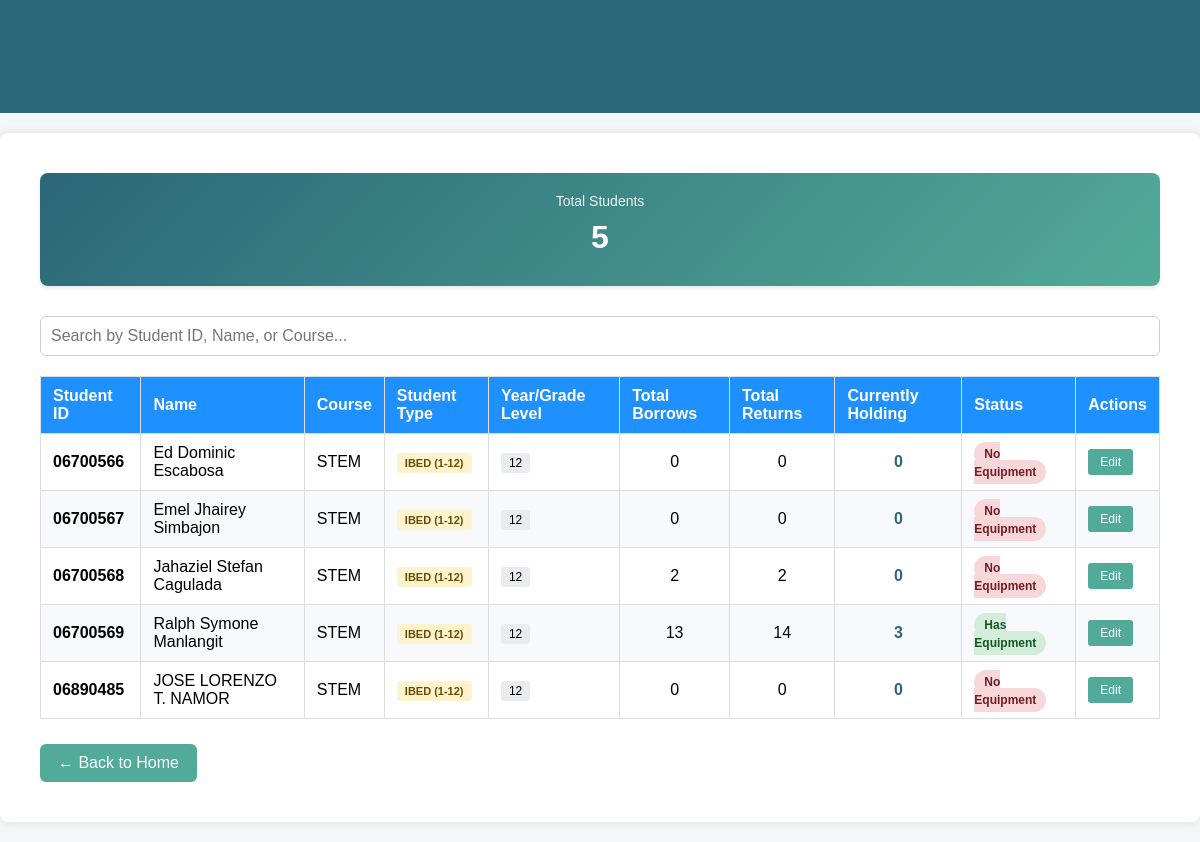
The app's page /registered_students with its own data.
### tables this page shows
CREATE TABLE students (
            student_id TEXT PRIMARY KEY,
            name TEXT NOT NULL,
            course TEXT,
            year_level INTEGER, student_type TEXT DEFAULT 'college');

### CV-app/app.py (the view)
@app.route('/registered_students')
def registered_students():
    conn = sqlite3.connect("database.db")
    c = conn.cursor()
    c.execute("""
        SELECT
            s.student_id,
            s.name,
            s.course,
            s.year_level,
            s.student_type,
            COUNT(CASE WHEN el.action='borrow' THEN 1 END) as total_borrows,
            COUNT(CASE WHEN el.action='return' THEN 1 END) as total_returns,
            COALESCE(SUM(CASE WHEN el.action='borrow' THEN el.quantity ELSE -el.quantity END), 0) as currently_holding
        FROM students s
        LEFT JOIN equipment_log el ON s.student_id = el.student_id
        GROUP BY s.student_id, s.name, s.course, s.year_level, s.student_type
        ORDER BY s.student_id ASC
    """)
    students = c.fetchall()
    c.execute("SELECT COUNT(*) FROM students")
    total_students = c.fetchone()[0]
    conn.close()
    return render_template('registered_students.html',
                         students=students,
                         total_students=total_students)

### CV-app/templates/registered_students.html (shortened to what this page needs)
<!DOCTYPE html>
<html lang="en">
<head>
    <link rel="stylesheet" href="{{ url_for('static', filename='style.css') }}">
</head>
<body>
    <header>
        <h1>Registered Students</h1>
    </header>
    <div class="container">
        <div class="stats-container">
            <div class="stat-box">
                <div class="stat-label">Total Students</div>
                <div class="stat-number">{{ total_students }}</div>
            </div>
        </div>
        <div class="search-container">
            <input type="text" class="search-input" id="searchInput" placeholder="Search by Student ID, Name, or Course...">
        </div>
        {% if students %}
            <table id="studentsTable">
                <thead>
                    <tr>
                        <th>Student ID</th>
                        <th>Name</th>
                        <th>Course</th>
                        <th>Student Type</th>
                        <th>Year/Grade Level</th>
                        <th>Total Borrows</th>
                        <th>Total Returns</th>
                        <th>Currently Holding</th>
                        <th>Status</th>
                        <th>Actions</th>
                    </tr>
                </thead>
                <tbody>
                    {% for student in students %}
                        <tr>
                            <td><strong>{{ student[0] }}</strong></td>
                            <td>{{ student[1] }}</td>
                            <td>{{ student[2] or 'N/A' }}</td>
                            <td>
                                {% if student[4] == 'ibed' %}
                                    <span class="type-badge type-ibed">IBED (1-12)</span>
                                {% else %}
                                    <span class="type-badge type-college">College</span>
                                {% endif %}
                            </td>
                            <td>
                                {% if student[3] %}
                                    <span class="year-badge">{{ student[3] }}</span>
                                {% else %}
                                    <span class="year-badge">N/A</span>
                                {% endif %}
                            </td>
                            <td style="text-align: center;">{{ student[5] or 0 }}</td>
                            <td style="text-align: center;">{{ student[6] or 0 }}</td>
                            <td style="text-align: center; font-weight: bold; color: #2b6777;">{{ student[7] or 0 }}</td>
                            <td>
                                {% if student[7] > 0 %}
                                    <span class="status-badge badge-active">Has Equipment</span>
                                {% else %}
                                    <span class="status-badge badge-inactive">No Equipment</span>
                                {% endif %}
                            </td>
                            <td>
                                <div class="action-buttons">
                                    <a href="/edit_student/{{ student[0] }}" class="btn-edit">Edit</a>
                                </div>
                            </td>
                        </tr>
                    {% endfor %}
                </tbody>
            </table>
        {% else %}
            <div class="empty-state">
                <h3>No Registered Students</h3>
                <p>There are currently no registered students in the system. <a href="/register">Register a student</a> to get started.</p>
            </div>
        {% endif %}
        <a href="/" class="back-button">← Back to Home</a>
    </div>
</body>
</html>

### CV-app/static/style.css (style rules this page uses)
body { font-family: 'Segoe UI', Tahoma, Geneva, Verdana, sans-serif; background: linear-gradient(to right, #e9f1fb, #f5f9ff); margin: 0; padding: 0; }
.container { max-width: 800px; margin: 40px auto; padding: 30px 40px; background-color: #ffffff; border-radius: 14px; box-shadow: 0 6px 25px rgba(0, 0, 0, 0.08); }
h1, h2 { color: #1f3b73; text-align: center; margin-bottom: 15px; }
input[type="text"], input[type="number"], textarea, select { padding: 10px; border: 1px solid #ccc; border-radius: 6px; font-size: 16px; width: 100%; box-sizing: border-box; }
a.back-button { display: inline-block; margin-top: 25px; padding: 10px 18px; background-color: #52ab98; color: white; text-decoration: none; border-radius: 6px; font-weight: 500; transition: background-color 0.3s; }
table { width: 100%; border-collapse: collapse; margin-top: 20px; }
table th, table td { padding: 10px 12px; text-align: left; border: 1px solid #ddd; }
table th { background-color: #1e90ff; color: white; }
table tr:nth-child(even) { background-color: #f7f9fc; }

### CV-app/templates/registered_students.html (style rules this page uses)
body { font-family: Arial, sans-serif; background: #f4f7f8; margin: 0; padding: 0; }
header { background-color: #2b6777; padding: 20px; color: white; text-align: center; }
.container { padding: 40px; max-width: 1200px; margin: 20px auto; background: white; box-shadow: 0 0 10px rgba(0,0,0,0.1); border-radius: 8px; }
h1, h2 { color: #2b6777; }
.stats-container { display: flex; gap: 20px; margin-bottom: 30px; flex-wrap: wrap; }
.stat-box { flex: 1; min-width: 200px; padding: 20px; background: linear-gradient(135deg, #2b6777 0%, #52ab98 100%); color: white; border-radius: 8px; text-align: center; box-shadow: 0 2px 5px rgba(0,0,0,0.1); }
.stat-number { font-size: 32px; font-weight: bold; margin: 10px 0; }
.stat-label { font-size: 14px; opacity: 0.9; }
table { width: 100%; border-collapse: collapse; margin-top: 20px; }
th { background-color: #2b6777; color: white; padding: 12px; text-align: left; font-weight: bold; }
td { padding: 12px; border-bottom: 1px solid #ddd; }
tr:nth-child(even) { background-color: #f9f9f9; }
.status-badge { padding: 5px 10px; border-radius: 20px; font-size: 12px; font-weight: bold; }
.badge-active { background-color: #d4edda; color: #155724; }
.badge-inactive { background-color: #f8d7da; color: #721c24; }
.back-button { display: inline-block; margin-top: 20px; padding: 10px 20px; background-color: #52ab98; color: white; text-decoration: none; border-radius: 5px; transition: background-color 0.3s; }
.year-badge { background-color: #e9ecef; padding: 3px 8px; border-radius: 3px; font-size: 12px; }
.search-container { margin-bottom: 20px; }
.search-input { width: 100%; padding: 10px; border: 1px solid #ddd; border-radius: 4px; font-size: 14px; box-sizing: border-box; }
.action-buttons { display: flex; gap: 5px; }
.btn-edit { padding: 6px 12px; background-color: #52ab98; color: white; text-decoration: none; border-radius: 3px; font-size: 12px; transition: background-color 0.3s; }
.type-badge { padding: 4px 8px; border-radius: 3px; font-size: 11px; font-weight: bold; }
.type-ibed { background-color: #fff3cd; color: #664d03; }

### records on screen
students: student_id "06700566", name "Ed Dominic Escabosa", course "STEM", student_type "IBED (1-12)", year_level "12", student "0", shows "No Equipment"
students: student_id "06700567", name "Emel Jhairey Simbajon", course "STEM", student_type "IBED (1-12)", year_level "12", student "0", shows "No Equipment"
students: student_id "06700568", name "Jahaziel Stefan Cagulada", course "STEM", student_type "IBED (1-12)", year_level "12", student "2", student "0", shows "No Equipment"
students: student_id "06700569", name "Ralph Symone Manlangit", course "STEM", student_type "IBED (1-12)", year_level "12", student "13", student "14", student "3", shows "Has Equipment"
students: student_id "06890485", name "JOSE LORENZO T. NAMOR", course "STEM", student_type "IBED (1-12)", year_level "12", student "0", shows "No Equipment"

### other values on screen
{{ total_students }} "5"
